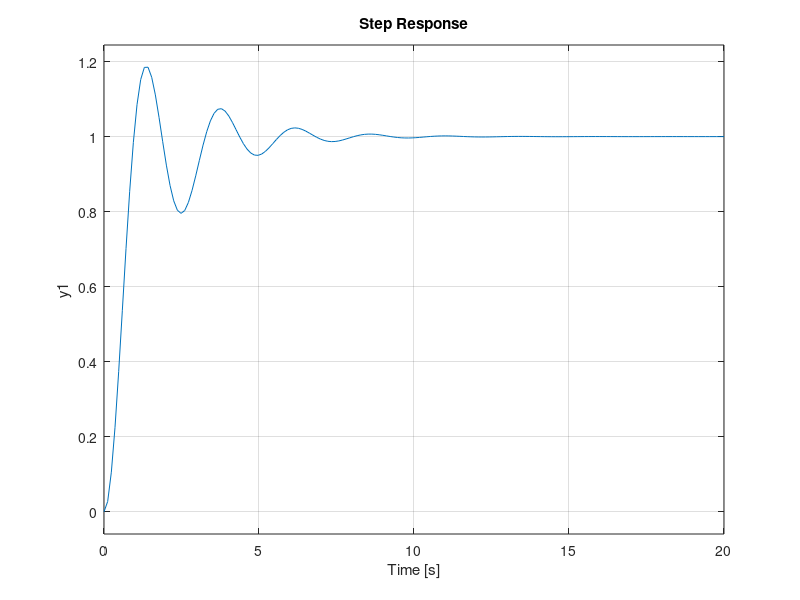

Write the MATLAB code that produced this figure.
%% Ex1
%approximations from the scope in simulink
ymax = 1.2;
yss= 0.65;
overshoot = (ymax-yss)/yss*100;
riseTime=1.5;
peakTime=2;
settlingTime=21;
ssError=1-yss;
Hs = tf([8],[1 0.4 12]);
step(Hs)
%% Ex 2
clc;clear all;
ymax = 1.18;
yss = 1;
overshoot = (ymax-yss)/yss*100;
riseTime = 2.2;
peakTime = 2.5;
settlingTime = 7.5;
ssError = 0;
HsPI = tf([1.2 2], [0.6 0])
HsTP = tf([2], [1 2 4])
Hol = series(HsPI, HsTP)
Hcl = feedback(Hol, 1);
step(Hcl)
